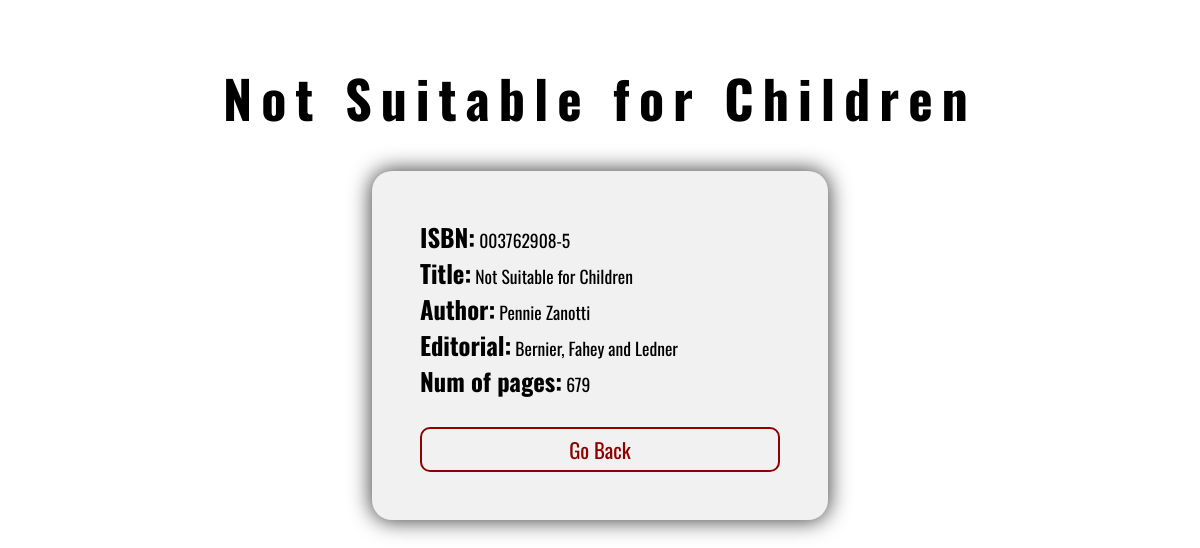
The page /index.php?op=show&id=116 on the database its author committed.
### tables this page shows
create table books_data (
    id INT AUTO_INCREMENT PRIMARY KEY,
    isbn VARCHAR(50),
	title VARCHAR(50),
	author VARCHAR(50),
	editorial VARCHAR(50),
	pages INT
);

### index.php (called while the page is built)
<?php
require_once 'controller/BooksController.php';
$controller = new BooksController();
$controller->handleRequest();

### model/Database.php (called while the page is built, shortened)
<?php
class Database
{
    private static $dbName = 'books_database';
    private static $dbHost = 'localhost';
    private static $dbUsername = 'root';
    private static $dbUserPassword = '';
    private static $conn = null;
    public static function connect()
    {
        if (null == self::$conn) {
            try {
                self::$conn = new PDO("mysql:host=" . self::$dbHost . ";" . "dbname=" . self::$dbName, self::$dbUsername, self::$dbUserPassword);
            } catch (PDOException $e) {
                die($e->getMessage());
            }
        }
        return self::$conn;
    }
    public static function disconnect()
    {
        self::$conn = null;
    }
}
?>

### model/BooksGateway.php (called while the page is built, shortened)
<?php
require_once 'Database.php';
class BooksGateway extends Database
{
    public function selectById($id)
    {
        $pdo = Database::connect();
        $sql = $pdo->prepare("SELECT * FROM books_data WHERE id = ?");
        $sql->bindValue(1, $id);
        $sql->execute();
        $result = $sql->fetch(PDO::FETCH_OBJ);
        return $result;
    }
}
?>

### model/BooksService.php (called while the page is built, shortened)
<?php
require_once 'BooksGateway.php';
require_once 'Database.php';
class BooksService extends BooksGateway
{
    private $booksGateway = null;
    public function __construct()
    {
        $this->booksGateway = new BooksGateway();
    }
    public function getBook($id)
    {
        try {
            $result = $this->booksGateway->selectById($id);
            return $result;
        } catch (Exception $e) {
            self::disconnect();
            throw $e;
        }
        return $this->booksGateway->selectById($id);
    }
}
?>

### view/book.php (the view, shortened to what this page needs)
<!DOCTYPE html>
<html>
<head>
    <link rel="stylesheet" href="/view/style.css">
</head>
<body>
<h1><?php echo $book->title; ?></h1>
<div class="container-show">
<div>
    <span class="label">ISBN:</span>
    <?php echo $book->isbn; ?>
</div>
<div>
    <span class="label">Title:</span>
    <?php echo $book->title; ?>
</div>
<div>
    <span class="label">Author:</span>
    <?php echo $book->author; ?>
</div>
<div>
    <span class="label">Editorial:</span>
    <?php echo $book->editorial; ?>
</div>
<div>
    <span class="label">Num of pages:</span>
    <?php echo $book->pages; ?>
</div>
    <div id="goback">
<a href="index.php">Go Back</>
    </div>
</div>
</body>
</html>

### view/style.css (style rules this page uses)
* { font-family: 'Oswald', sans-serif; background-color: white; color: black; }
h1 { text-align: center; padding-top: 1.5rem; font-size: 52px; color: black; letter-spacing: 9px; }
a, a:hover, a:active, a:visited { color: black; text-decoration: none; }
.container-show { margin: auto; padding: 3rem; justify-content: center; background-color: #f1f1f1; width: 30vw; border-radius: 20px; box-shadow: 0px 0px 21px 1px rgba(0, 0, 0, 0.76); max-width: 25rem; }
.container-show .label, .container-show div { background-color: #f1f1f1; }
.container-show .label { font-size: 1.4em; font-weight: bold; }
.container-show div { font-size: 1.1em; }
.container-show a { color: #900000; background-color: #f1f1f1; width: 20rem; }
.container-show #goback { margin-top: 1.8rem; text-align: center; color: #900000; border: 2px solid #900000; border-radius: 10px; cursor: pointer; font-size: 1.3rem; padding: 5px; }

### rows shown on the page
books_data: title "Not Suitable for Children", isbn "003762908-5", author "Pennie Zanotti", editorial "Bernier, Fahey and Ledner", pages "679"
